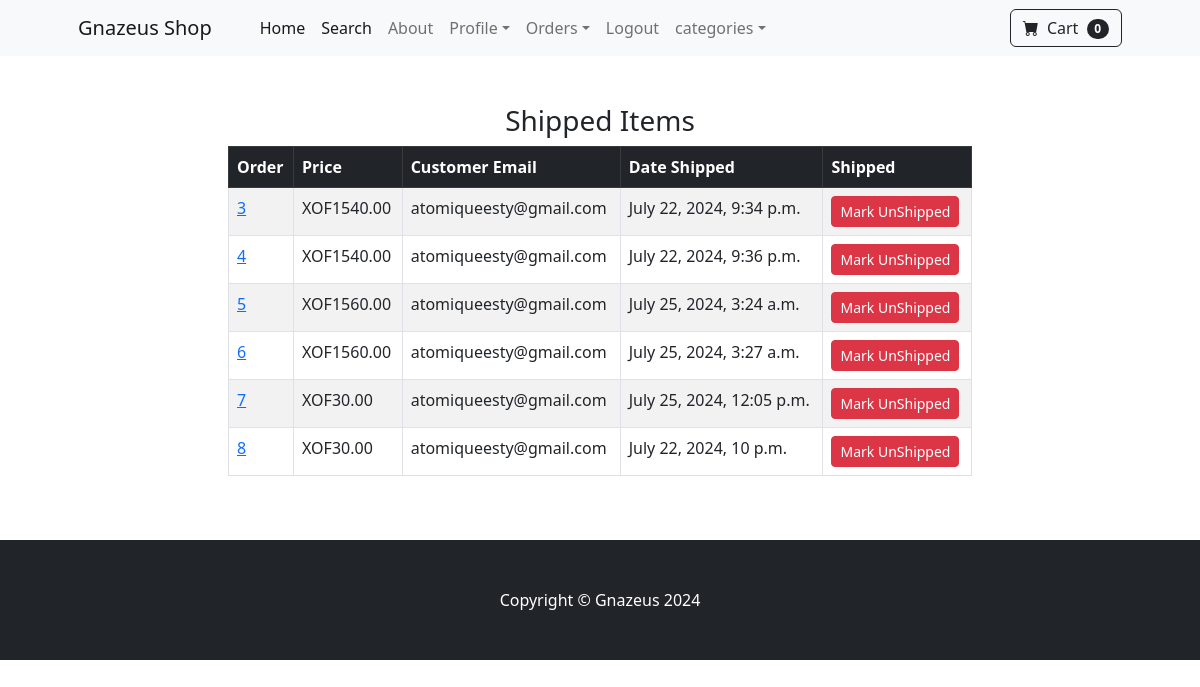
The page /payment/shipped_dash (signed in) on the database as committed earlier.
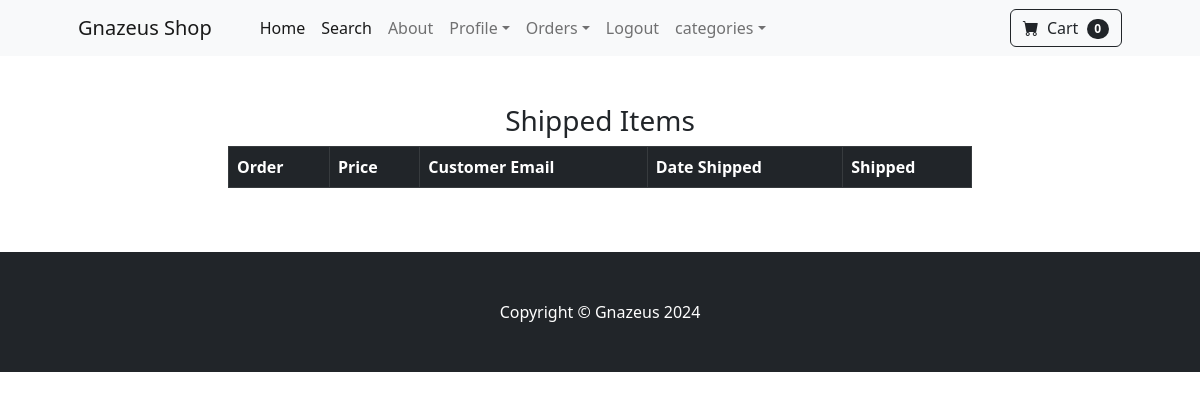
The same page on the database as committed later.
### payment/models.py (models this page shows, shortened)
class Order(models.Model):
	user = models.ForeignKey(User, on_delete=models.CASCADE, null=True, blank=True)
	full_name = models.CharField(max_length=250)
	email = models.EmailField(max_length=250)
	shipping_address = models.TextField(max_length=15000)
	amount_paid = models.DecimalField(max_digits=7, decimal_places=2)
	date_ordered = models.DateTimeField(auto_now_add=True)
	shipped = models.BooleanField(default=False)
	date_shipped = models.DateTimeField(blank=True, null=True)

### payment/views.py (the view, shortened to what this page needs)
# urls.py: path('shipped_dash', views.shipped_dash, name='shipped_dash'),
def shipped_dash(request):
    if request.user.is_authenticated:
        orders = Order.objects.filter(shipped=True)
        return render(request, "payment/shipped_dash.html", {"orders": orders})
    else:
        messages.success(request, "Access Denied")
        return redirect('home')

### cart/cart.py (called while the page is built)
    def __len__(self):
        return len(self.cart)

### cart/context_processors.py (called while the page is built)
def cart(request):
    return {'cart': Cart(request)}

### payment/templates/payment/shipped_dash.html (shortened to what this page needs)
{% extends 'base.html' %}
{% block content %}
        <div class="container">
        	<div class="row">
        		<center>
        			<div class="col-8">
        				<br/><br/>
<h3>Shipped Items</h3>
<table class="table table-striped table-hover table-bordered">
  <thead class="table-dark">
    <tr>
      <th scope="col">Order</th>
      <th scope="col">Price</th>
      <th scope="col">Customer Email</th>
      <th scope="col">Date Shipped</th>
      <th scope="col">Shipped</th>
    </tr>
  </thead>
  <tbody>
    {% for item in orders %}
    <tr>
      <td><a href="{% url 'orders' item.id %}">{{ item.id }}</a> </td>
      <td>XOF{{ item.amount_paid }}</td>
      <td>{{ item.email }}</td>
      <td>{{ item.date_shipped }}</td>
       <td>
        <form method="POST">
          <button type="Submit" class="btn btn-danger btn-sm">Mark UnShipped</button>
        </form>
      </td>
    </tr>
    {% endfor %}
  </tbody>
</table>
<br/><br/>
        			</div>
        		</center>
        	</div>
        </div>
{% endblock %}

Rows that differ between the two databases and show on the page:
removed Order: id "3", amount_paid "1540.00", email "atomiqueesty@gmail.com", date_shipped "July 22, 2024, 9:34 p.m."
removed Order: id "4", amount_paid "1540.00", email "atomiqueesty@gmail.com", date_shipped "July 22, 2024, 9:36 p.m."
removed Order: id "5", amount_paid "1560.00", email "atomiqueesty@gmail.com", date_shipped "July 25, 2024, 3:24 a.m."
removed Order: id "6", amount_paid "1560.00", email "atomiqueesty@gmail.com", date_shipped "July 25, 2024, 3:27 a.m."
removed Order: id "7", amount_paid "30.00", email "atomiqueesty@gmail.com", date_shipped "July 25, 2024, 12:05 p.m."
removed Order: id "8", amount_paid "30.00", email "atomiqueesty@gmail.com", date_shipped "July 22, 2024, 10 p.m."
